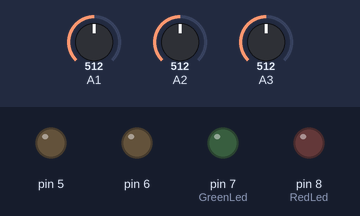
Bench run of a sketch on a simulated Arduino Uno, built with avr-gcc and run on an emulated ATmega328P. On the bench: output pins drawn as LEDs (lit = HIGH). Dashed ring = blinking. Inputs (shaded band) come from the test bench; at power-on: A1 = 512, A2 = 512, A3 = 512.

Above: at 1.2 s.
1.3 s: A1 set to 807
2.8 s: A1 set to 826
At 2.91 s:
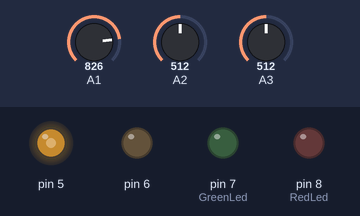
At 4.13 s:
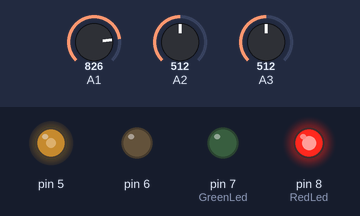
5.8 s: A2 set to 800
8.8 s: A2 set to 831
At 9.97 s:
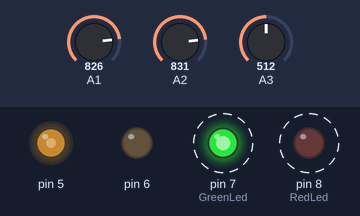
11.8 s: A3 set to 828
Timing chart, 0 to 15.8 s (numbered marks = the images above; inputs shaded):
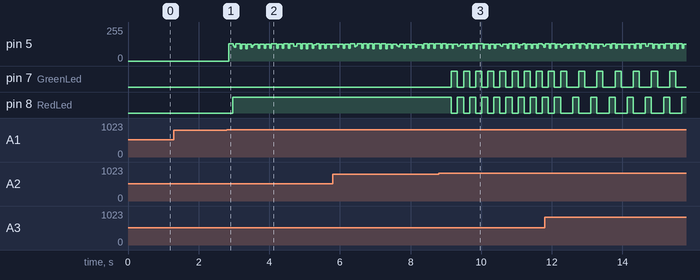

The sketch:

KBL.pde
```cpp
int RedLed=8;//定义第八引脚连接红灯
int GreenLed=7;//定义第七引脚连接绿灯
int i;//定义变量i
int j=0;//定义变量j

void buzzer()//蜂鸣器发出“嘀”声音子程序
{
        for(i=0;i<80;i++)
        {
        digitalWrite(5,HIGH);//发声音
        delay(1);//延时1ms
        digitalWrite(5,LOW);//不发声音
        delay(1);//延时ms
        }
}
void key_scan()//按键扫描子程序
{
      int key_1,key_2,key_3;//定义变量

      key_1=analogRead(1);//读取模拟第一引脚的电压值
      key_2=analogRead(2);//读取模拟第二引脚的电压值
      key_3=analogRead(3);//读取模拟第三引脚的电压值

      if(key_1<204&&key_2<204&&key_3<204)//如果各按键电压值都小于204（即模拟值的1V），可以判断没有按键按下
      {
         return;//跳出本子函数
      }
      if(key_1>818)//如果按键1的电压值都大于818（即模拟值的4V），则可以判断按键1被按下
      {
         delay(10);//由于有抖动，所以延时100ms再一次判断
         if(key_1>818)//如果按键1的电压值都大于818（即模拟值的4V），则可以判断按键1确实被按下
         {
             buzzer();//蜂鸣器发出声音
             digitalWrite(RedLed,HIGH);//红灯亮
             digitalWrite(GreenLed,LOW);//绿灯灭
         }
         else //否则认为是抖动干扰，不做任何动作
         {
            return;//跳出本子函数
         }
      }
      if(key_2>818)//如果按键2的电压值都大于818（即模拟值的4V），则可以判断按键2被按下
      {
         delay(10);//由于有抖动，所以延时100ms再一次判断
         if(key_2>818)//如果按键2的电压值都大于818（即模拟值的4V），则可以判断按键2确实被按下
         {
             buzzer();//蜂鸣器发出声音
             digitalWrite(RedLed,LOW);//红灯灭
             digitalWrite(GreenLed,HIGH);//绿灯亮
         }
         else //否则认为是抖动干扰，不做任何动作
         {
            return;//跳出本子函数
         }
      }
      if(key_3>818)//如果按键3的电压值都大于818（即模拟值的4V），则可以判断按键3被按下
      {
         delay(10);//由于有抖动，所以延时100ms再一次判断
         if(key_3>818)//如果按键3的电压值都大于818（即模拟值的4V），则可以判断按键3确实被按下
         {
             buzzer();//蜂鸣器发出声音
             digitalWrite(RedLed,LOW);//红灯灭
             digitalWrite(GreenLed,LOW);//绿灯灭
         }
         else  //否则认为是抖动干扰，不做任何动作
         {
            return;//跳出本子函数
         }
      }

}
void setup()
{
   for(i=5;i<=8;i++)
  {
       pinMode(i,OUTPUT);//将5~8引脚设置为输出模式
  }
}
void loop()
{
     while(1)
     {
        key_scan();//循环扫描按键
     }
}
```

Measured:
- the behaviour switches between 818 and 819 on A1 (found by bisection; images 0 and 1)
- the behaviour switches between 818 and 819 on A2 (found by bisection; images 2 and 3)
- after the input at 1.3 s, every drawn part: stays the same
- after the input at 2.8 s, pin 8 (RedLed): LOW → HIGH after 0.17 s
- after the input at 8.8 s, pin 7 (GreenLed), pin 8 (RedLed): alternates HIGH for 0.17 s and LOW for 0.17 s, starting after 0.36 s
